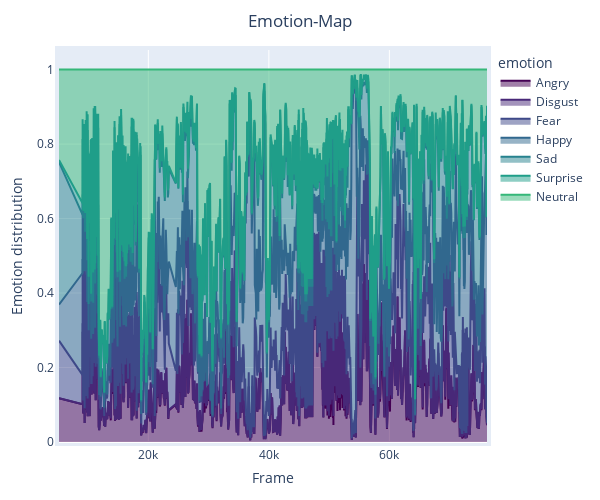

The code cell stored with this chart in its notebook:
### Code cell
#df_10th = df_emotions[df_emotions["Frame"] % 20 == 0]  # select every 10th frame

# assuming your DataFrame is named df
fig = px.area(df_plotting, x="pos_msec", y='probability', color = 'emotion',
              color_discrete_sequence=px.colors.sequential.Viridis, title="Emotion-Map")

fig.update_layout(
    autosize=False,
    width=600,
    height=500,
    margin=dict(
        l=50,
        r=50,
        b=50,
        t=50,
        pad=4
    ),
    yaxis=dict(
        title='Emotion distribution'
    ),
    xaxis=dict(
        title='Frame'
    ),
    title={
        'y': 0.97,
        'x': 0.5,
        'xanchor': 'center',
        'yanchor': 'top'
    }
)

fig.show()

### Figure 1 — Plotly figure (JSON) as saved in the notebook; plotly's stock layout.template omitted (floating-point values rounded to 4 significant figures; data arrays with more than 128 entries replaced by an {"elided": "..."} marker saying what was removed)
{"data": [{"fillpattern": {"shape": ""}, "hovertemplate": "emotion=Angry<br>pos_msec=%{x}<br>probability=%{y}<extra></extra>", "legendgroup": "Angry", "line": {"color": "#440154"}, "marker": {"symbol": "circle"}, "mode": "lines", "name": "Angry", "orientation": "v", "showlegend": true, "stackgroup": "1", "type": "scatter", "x": {"elided": "1001 float values"}, "xaxis": "x", "y": {"elided": "1001 float values"}, "yaxis": "y"}, {"fillpattern": {"shape": ""}, "hovertemplate": "emotion=Disgust<br>pos_msec=%{x}<br>probability=%{y}<extra></extra>", "legendgroup": "Disgust", "line": {"color": "#482878"}, "marker": {"symbol": "circle"}, "mode": "lines", "name": "Disgust", "orientation": "v", "showlegend": true, "stackgroup": "1", "type": "scatter", "x": {"elided": "1001 float values"}, "xaxis": "x", "y": {"elided": "1001 float values"}, "yaxis": "y"}, {"fillpattern": {"shape": ""}, "hovertemplate": "emotion=Fear<br>pos_msec=%{x}<br>probability=%{y}<extra></extra>", "legendgroup": "Fear", "line": {"color": "#3e4989"}, "marker": {"symbol": "circle"}, "mode": "lines", "name": "Fear", "orientation": "v", "showlegend": true, "stackgroup": "1", "type": "scatter", "x": {"elided": "1001 float values"}, "xaxis": "x", "y": {"elided": "1001 float values"}, "yaxis": "y"}, {"fillpattern": {"shape": ""}, "hovertemplate": "emotion=Happy<br>pos_msec=%{x}<br>probability=%{y}<extra></extra>", "legendgroup": "Happy", "line": {"color": "#31688e"}, "marker": {"symbol": "circle"}, "mode": "lines", "name": "Happy", "orientation": "v", "showlegend": true, "stackgroup": "1", "type": "scatter", "x": {"elided": "1001 float values"}, "xaxis": "x", "y": {"elided": "1001 float values"}, "yaxis": "y"}, {"fillpattern": {"shape": ""}, "hovertemplate": "emotion=Sad<br>pos_msec=%{x}<br>probability=%{y}<extra></extra>", "legendgroup": "Sad", "line": {"color": "#26828e"}, "marker": {"symbol": "circle"}, "mode": "lines", "name": "Sad", "orientation": "v", "showlegend": true, "stackgroup": "1", "type": "scatter", "x": {"elided": "1001 float values"}, "xaxis": "x", "y": {"elided": "1001 float values"}, "yaxis": "y"}, {"fillpattern": {"shape": ""}, "hovertemplate": "emotion=Surprise<br>pos_msec=%{x}<br>probability=%{y}<extra></extra>", "legendgroup": "Surprise", "line": {"color": "#1f9e89"}, "marker": {"symbol": "circle"}, "mode": "lines", "name": "Surprise", "orientation": "v", "showlegend": true, "stackgroup": "1", "type": "scatter", "x": {"elided": "1001 float values"}, "xaxis": "x", "y": {"elided": "1001 float values"}, "yaxis": "y"}, {"fillpattern": {"shape": ""}, "hovertemplate": "emotion=Neutral<br>pos_msec=%{x}<br>probability=%{y}<extra></extra>", "legendgroup": "Neutral", "line": {"color": "#35b779"}, "marker": {"symbol": "circle"}, "mode": "lines", "name": "Neutral", "orientation": "v", "showlegend": true, "stackgroup": "1", "type": "scatter", "x": {"elided": "1001 float values"}, "xaxis": "x", "y": {"elided": "1001 float values"}, "yaxis": "y"}], "layout": {"autosize": false, "height": 500, "legend": {"title": {"text": "emotion"}, "tracegroupgap": 0}, "margin": {"b": 50, "l": 50, "pad": 4, "r": 50, "t": 50}, "title": {"text": "Emotion-Map", "x": 0.5, "xanchor": "center", "y": 0.97, "yanchor": "top"}, "width": 600, "xaxis": {"anchor": "y", "domain": [0, 1], "title": {"text": "Frame"}}, "yaxis": {"anchor": "x", "domain": [0, 1], "title": {"text": "Emotion distribution"}}}}
